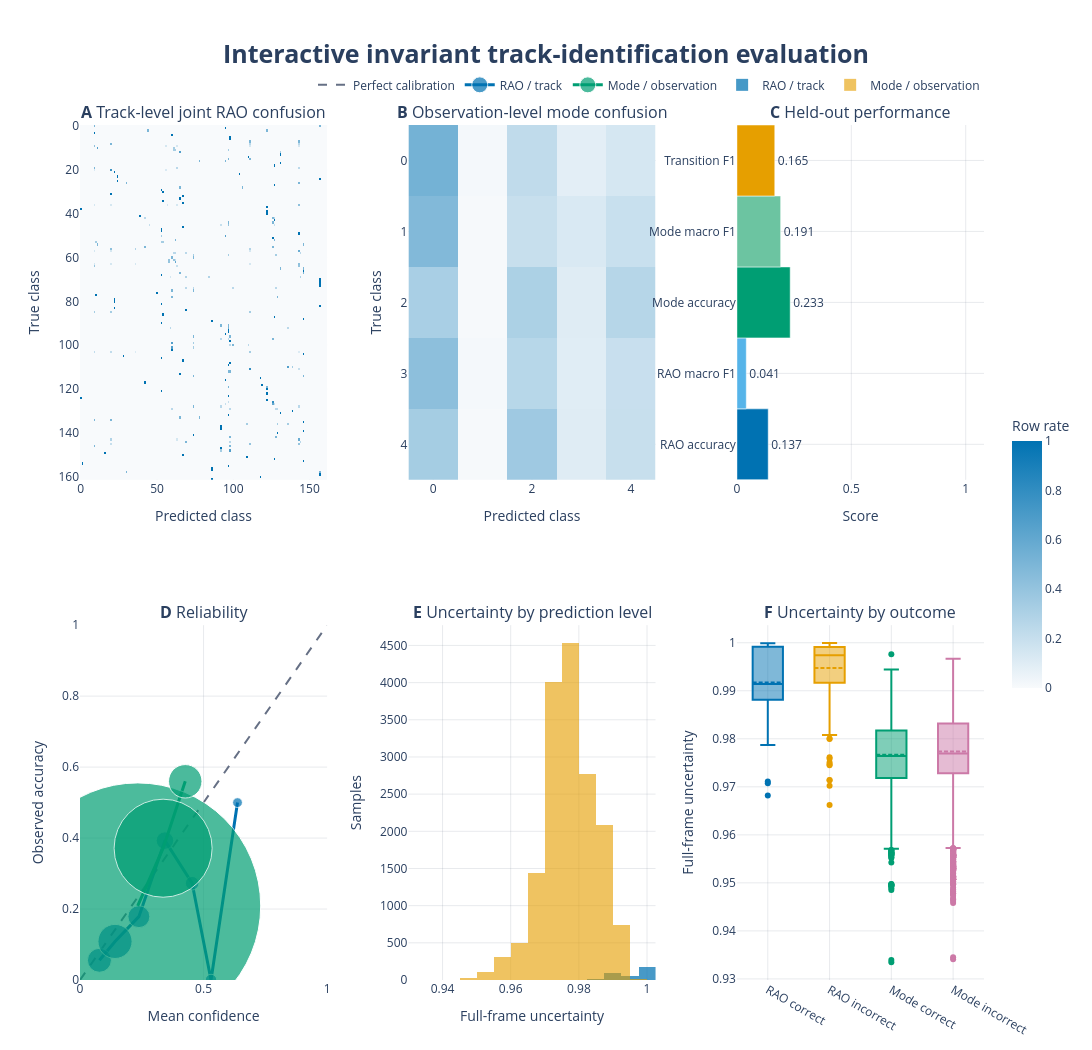

Notebook source saved alongside this figure:
### Code cell
# Interactive Plotly companion to the publication-grade hierarchical dashboard.
# HTML is self-contained; optional static export requires Kaleido (`pip install kaleido`).
import plotly.graph_objects as go
from plotly.subplots import make_subplots

PLOTLY_STATIC_EXPORT = False
PLOTLY_PALETTE = {"rao": "#0072B2", "mode": "#009E73", "transition": "#E69F00", "neutral": "#667085"}


def _reliability_points(probabilities: np.ndarray, truth: np.ndarray, bins: int = 10):
    confidence = probabilities.max(1)
    predicted = probabilities.argmax(1)
    edges = np.linspace(0, 1, bins + 1)
    rows = []
    for lower, upper in zip(edges[:-1], edges[1:]):
        selected = (confidence > lower) & (confidence <= upper)
        if selected.any():
            rows.append((confidence[selected].mean(), (predicted[selected] == truth[selected]).mean(), selected.sum()))
    return tuple(np.asarray(items) for items in zip(*rows)) if rows else (np.array([]), np.array([]), np.array([]))


rao_reliability_x, rao_reliability_y, rao_reliability_count = _reliability_points(
    rao_probabilities[test_track_indices], rao_truth
)
mode_reliability_x, mode_reliability_y, mode_reliability_count = _reliability_points(
    mode_probabilities[test_observation_positions], mode_truth
)
interactive_figure = make_subplots(
    rows=2, cols=3,
    subplot_titles=(
        "<b>A</b> Track-level joint RAO confusion", "<b>B</b> Observation-level mode confusion", "<b>C</b> Held-out performance",
        "<b>D</b> Reliability", "<b>E</b> Uncertainty by prediction level", "<b>F</b> Uncertainty by outcome",
    ),
    horizontal_spacing=.09, vertical_spacing=.17,
)
for matrix, row_rates, position in ((rao_cm, _row_normalise(rao_cm), (1, 1)), (mode_cm, _row_normalise(mode_cm), (1, 2))):
    interactive_figure.add_trace(go.Heatmap(
        z=row_rates, customdata=matrix, colorscale=[[0, "#F8FAFC"], [1, PLOTLY_PALETTE["rao"]]], zmin=0, zmax=1,
        colorbar={"title": "Row rate", "len": .34},
        hovertemplate="True class %{y}<br>Predicted class %{x}<br>Count %{customdata}<br>Row rate %{z:.3f}<extra></extra>",
        showscale=position == (1, 2),
    ), row=position[0], col=position[1])

metric_values = [dashboard_metrics[name] for name in metric_names]
interactive_figure.add_trace(go.Bar(
    x=metric_values, y=metric_labels, orientation="h", text=[f"{value:.3f}" for value in metric_values], textposition="outside",
    marker_color=list(metric_colours), hovertemplate="%{y}<br>Score %{x:.3f}<extra></extra>", showlegend=False,
), row=1, col=3)

interactive_figure.add_trace(go.Scatter(
    x=[0, 1], y=[0, 1], mode="lines", name="Perfect calibration", line={"color": PLOTLY_PALETTE["neutral"], "dash": "dash"}, hoverinfo="skip",
), row=2, col=1)
for x_values, y_values, counts, name, colour in (
    (rao_reliability_x, rao_reliability_y, rao_reliability_count, "RAO / track", PLOTLY_PALETTE["rao"]),
    (mode_reliability_x, mode_reliability_y, mode_reliability_count, "Mode / observation", PLOTLY_PALETTE["mode"]),
):
    interactive_figure.add_trace(go.Scatter(
        x=x_values, y=y_values, mode="lines+markers", name=name, customdata=counts,
        marker={"size": 7 + 2 * np.sqrt(counts), "color": colour, "line": {"color": "white", "width": 1}}, line={"color": colour, "width": 3},
        hovertemplate="Confidence %{x:.3f}<br>Accuracy %{y:.3f}<br>Samples %{customdata}<extra></extra>",
    ), row=2, col=1)

interactive_figure.add_trace(go.Histogram(x=rao_uncertainty, nbinsx=15, name="RAO / track", marker_color=PLOTLY_PALETTE["rao"], opacity=.72), row=2, col=2)
interactive_figure.add_trace(go.Histogram(x=mode_uncertainty, nbinsx=15, name="Mode / observation", marker_color=PLOTLY_PALETTE["transition"], opacity=.62), row=2, col=2)
rao_correct = rao_predicted == rao_truth
mode_correct = mode_predicted == mode_truth
for values, label, colour in (
    (rao_uncertainty[rao_correct], "RAO correct", PLOTLY_PALETTE["rao"]),
    (rao_uncertainty[~rao_correct], "RAO incorrect", PLOTLY_PALETTE["transition"]),
    (mode_uncertainty[mode_correct], "Mode correct", PLOTLY_PALETTE["mode"]),
    (mode_uncertainty[~mode_correct], "Mode incorrect", "#CC79A7"),
):
    if values.size:
        interactive_figure.add_trace(go.Box(y=values, name=label, boxmean=True, marker_color=colour, showlegend=False), row=2, col=3)

interactive_figure.update_xaxes(title_text="Predicted class", row=1, col=1)
interactive_figure.update_yaxes(title_text="True class", autorange="reversed", row=1, col=1)
interactive_figure.update_xaxes(title_text="Predicted class", row=1, col=2)
interactive_figure.update_yaxes(title_text="True class", autorange="reversed", row=1, col=2)
interactive_figure.update_xaxes(title_text="Score", range=[0, 1.08], row=1, col=3)
interactive_figure.update_xaxes(title_text="Mean confidence", range=[0, 1], row=2, col=1)
interactive_figure.update_yaxes(title_text="Observed accuracy", range=[0, 1], row=2, col=1)
interactive_figure.update_xaxes(title_text="Full-frame uncertainty", row=2, col=2)
interactive_figure.update_yaxes(title_text="Samples", row=2, col=2)
interactive_figure.update_yaxes(title_text="Full-frame uncertainty", row=2, col=3)
interactive_figure.update_layout(
    template="plotly_white", height=1050, width=1700, barmode="overlay",
    title={"text": "<b>Interactive invariant track-identification evaluation</b>", "x": .5, "xanchor": "center", "font": {"size": 25}},
    margin={"l": 80, "r": 80, "t": 125, "b": 70}, hovermode="closest",
    legend={"orientation": "h", "yanchor": "bottom", "y": 1.03, "xanchor": "right", "x": 1},
)
interactive_figure.update_xaxes(showgrid=True, gridcolor="rgba(102,112,133,.15)", zeroline=False)
interactive_figure.update_yaxes(showgrid=True, gridcolor="rgba(102,112,133,.15)", zeroline=False)
interactive_path = ARTIFACT_DIR / "track_identification_dashboard_interactive.html"
interactive_figure.write_html(interactive_path, include_plotlyjs=True, full_html=True)
if PLOTLY_STATIC_EXPORT:
    interactive_figure.write_image(ARTIFACT_DIR / "track_identification_dashboard_plotly.svg")
    interactive_figure.write_image(ARTIFACT_DIR / "track_identification_dashboard_plotly.png", width=1700, height=1050, scale=2)
interactive_figure.show(config={"displaylogo": False, "responsive": True, "toImageButtonOptions": {"format": "svg"}})
print(f"Interactive dashboard: {interactive_path}")

### Figure 1 — Plotly figure (JSON) as saved in the notebook; plotly's stock layout.template omitted (floating-point values rounded to 4 significant figures; data arrays with more than 128 entries replaced by an {"elided": "..."} marker saying what was removed)
{"data": [{"colorbar": {"len": 0.34, "title": {"text": "Row rate"}}, "colorscale": [[0, "#F8FAFC"], [1, "#0072B2"]], "customdata": {"elided": "162x162 int values"}, "hovertemplate": "True class %{y}<br>Predicted class %{x}<br>Count %{customdata}<br>Row rate %{z:.3f}<extra></extra>", "showscale": false, "z": {"elided": "162x162 float values"}, "zmax": 1, "zmin": 0, "type": "heatmap", "xaxis": "x", "yaxis": "y"}, {"colorbar": {"len": 0.34, "title": {"text": "Row rate"}}, "colorscale": [[0, "#F8FAFC"], [1, "#0072B2"]], "customdata": [[1939, 64, 821, 309, 510], [1706, 35, 710, 447, 699], [1013, 30, 973, 326, 854], [1290, 43, 778, 288, 582], [1037, 29, 1114, 320, 615]], "hovertemplate": "True class %{y}<br>Predicted class %{x}<br>Count %{customdata}<br>Row rate %{z:.3f}<extra></extra>", "showscale": true, "z": [[0.5323, 0.01757, 0.2254, 0.08482, 0.14], [0.4743, 0.00973, 0.1974, 0.1243, 0.1943], [0.317, 0.009387, 0.3044, 0.102, 0.2672], [0.4327, 0.01442, 0.261, 0.09661, 0.1952], [0.3329, 0.00931, 0.3576, 0.1027, 0.1974]], "zmax": 1, "zmin": 0, "type": "heatmap", "xaxis": "x2", "yaxis": "y2"}, {"hovertemplate": "%{y}<br>Score %{x:.3f}<extra></extra>", "marker": {"color": ["#0072B2", "#56B4E9", "#009E73", "#6CC4A1", "#E69F00"]}, "orientation": "h", "showlegend": false, "text": ["0.137", "0.041", "0.233", "0.191", "0.165"], "textposition": "outside", "x": [0.1369, 0.04101, 0.2329, 0.1912, 0.1655], "y": ["RAO accuracy", "RAO macro F1", "Mode accuracy", "Mode macro F1", "Transition F1"], "type": "bar", "xaxis": "x3", "yaxis": "y3"}, {"hoverinfo": "skip", "line": {"color": "#667085", "dash": "dash"}, "mode": "lines", "name": "Perfect calibration", "x": [0, 1], "y": [0, 1], "type": "scatter", "xaxis": "x4", "yaxis": "y4"}, {"customdata": [72, 184, 56, 28, 11, 5, 2], "hovertemplate": "Confidence %{x:.3f}<br>Accuracy %{y:.3f}<br>Samples %{customdata}<extra></extra>", "line": {"color": "#0072B2", "width": 3}, "marker": {"color": "#0072B2", "line": {"color": "white", "width": 1}, "size": [23.97, 34.13, 21.97, 17.58, 13.63, 11.47, 9.828]}, "mode": "lines+markers", "name": "RAO / track", "x": [0.07854, 0.1417, 0.2383, 0.3438, 0.4539, 0.5303, 0.6375], "y": [0.05556, 0.1087, 0.1786, 0.3929, 0.2727, 0.0, 0.5], "type": "scatter", "xaxis": "x4", "yaxis": "y4"}, {"customdata": [14284, 2073, 175], "hovertemplate": "Confidence %{x:.3f}<br>Accuracy %{y:.3f}<br>Samples %{customdata}<extra></extra>", "line": {"color": "#009E73", "width": 3}, "marker": {"color": "#009E73", "line": {"color": "white", "width": 1}, "size": [246.0, 98.06, 33.46]}, "mode": "lines+markers", "name": "Mode / observation", "x": [0.2335, 0.3364, 0.426], "y": [0.2088, 0.3714, 0.56], "type": "scatter", "xaxis": "x4", "yaxis": "y4"}, {"marker": {"color": "#0072B2"}, "name": "RAO / track", "nbinsx": 15, "opacity": 0.72, "x": {"elided": "358 float values"}, "type": "histogram", "xaxis": "x5", "yaxis": "y5"}, {"marker": {"color": "#E69F00"}, "name": "Mode / observation", "nbinsx": 15, "opacity": 0.62, "x": {"elided": "16532 float values"}, "type": "histogram", "xaxis": "x5", "yaxis": "y5"}, {"boxmean": true, "marker": {"color": "#0072B2"}, "name": "RAO correct", "showlegend": false, "y": [0.999, 0.9999, 0.9787, 0.9914, 0.9927, 0.9878, 0.9994, 0.9711, 0.9994, 0.9943, 0.9996, 0.9989, 0.9803, 0.9995, 0.9851, 0.9682, 0.9708, 0.9963, 0.9997, 0.9992, 0.9994, 0.9883, 0.9914, 0.9907, 0.9905, 0.9992, 0.9912, 0.989, 0.9898, 0.9871, 0.9899, 0.9993, 0.9936, 0.9884, 0.9901, 0.9869, 0.9991, 0.9991, 0.9876, 0.9992, 0.9915, 0.9994, 0.9855, 0.9903, 0.9836, 0.9956, 0.9995, 0.9901, 0.9992], "type": "box", "xaxis": "x6", "yaxis": "y6"}, {"boxmean": true, "marker": {"color": "#E69F00"}, "name": "RAO incorrect", "showlegend": false, "y": {"elided": "309 float values"}, "type": "box", "xaxis": "x6", "yaxis": "y6"}, {"boxmean": true, "marker": {"color": "#009E73"}, "name": "Mode correct", "showlegend": false, "y": {"elided": "3850 float values"}, "type": "box", "xaxis": "x6", "yaxis": "y6"}, {"boxmean": true, "marker": {"color": "#CC79A7"}, "name": "Mode incorrect", "showlegend": false, "y": {"elided": "12682 float values"}, "type": "box", "xaxis": "x6", "yaxis": "y6"}], "layout": {"xaxis": {"anchor": "y", "domain": [0.0, 0.2733], "title": {"text": "Predicted class"}, "showgrid": true, "gridcolor": "rgba(102,112,133,.15)", "zeroline": false}, "yaxis": {"anchor": "x", "domain": [0.585, 1.0], "title": {"text": "True class"}, "autorange": "reversed", "showgrid": true, "gridcolor": "rgba(102,112,133,.15)", "zeroline": false}, "xaxis2": {"anchor": "y2", "domain": [0.3633, 0.6367], "title": {"text": "Predicted class"}, "showgrid": true, "gridcolor": "rgba(102,112,133,.15)", "zeroline": false}, "yaxis2": {"anchor": "x2", "domain": [0.585, 1.0], "title": {"text": "True class"}, "autorange": "reversed", "showgrid": true, "gridcolor": "rgba(102,112,133,.15)", "zeroline": false}, "xaxis3": {"anchor": "y3", "domain": [0.7267, 1.0], "title": {"text": "Score"}, "range": [0, 1.08], "showgrid": true, "gridcolor": "rgba(102,112,133,.15)", "zeroline": false}, "yaxis3": {"anchor": "x3", "domain": [0.585, 1.0], "showgrid": true, "gridcolor": "rgba(102,112,133,.15)", "zeroline": false}, "xaxis4": {"anchor": "y4", "domain": [0.0, 0.2733], "title": {"text": "Mean confidence"}, "range": [0, 1], "showgrid": true, "gridcolor": "rgba(102,112,133,.15)", "zeroline": false}, "yaxis4": {"anchor": "x4", "domain": [0.0, 0.415], "title": {"text": "Observed accuracy"}, "range": [0, 1], "showgrid": true, "gridcolor": "rgba(102,112,133,.15)", "zeroline": false}, "xaxis5": {"anchor": "y5", "domain": [0.3633, 0.6367], "title": {"text": "Full-frame uncertainty"}, "showgrid": true, "gridcolor": "rgba(102,112,133,.15)", "zeroline": false}, "yaxis5": {"anchor": "x5", "domain": [0.0, 0.415], "title": {"text": "Samples"}, "showgrid": true, "gridcolor": "rgba(102,112,133,.15)", "zeroline": false}, "xaxis6": {"anchor": "y6", "domain": [0.7267, 1.0], "showgrid": true, "gridcolor": "rgba(102,112,133,.15)", "zeroline": false}, "yaxis6": {"anchor": "x6", "domain": [0.0, 0.415], "title": {"text": "Full-frame uncertainty"}, "showgrid": true, "gridcolor": "rgba(102,112,133,.15)", "zeroline": false}, "annotations": [{"font": {"size": 16}, "showarrow": false, "text": "<b>A</b> Track-level joint RAO confusion", "x": 0.1367, "xanchor": "center", "xref": "paper", "y": 1.0, "yanchor": "bottom", "yref": "paper"}, {"font": {"size": 16}, "showarrow": false, "text": "<b>B</b> Observation-level mode confusion", "x": 0.5, "xanchor": "center", "xref": "paper", "y": 1.0, "yanchor": "bottom", "yref": "paper"}, {"font": {"size": 16}, "showarrow": false, "text": "<b>C</b> Held-out performance", "x": 0.8633, "xanchor": "center", "xref": "paper", "y": 1.0, "yanchor": "bottom", "yref": "paper"}, {"font": {"size": 16}, "showarrow": false, "text": "<b>D</b> Reliability", "x": 0.1367, "xanchor": "center", "xref": "paper", "y": 0.415, "yanchor": "bottom", "yref": "paper"}, {"font": {"size": 16}, "showarrow": false, "text": "<b>E</b> Uncertainty by prediction level", "x": 0.5, "xanchor": "center", "xref": "paper", "y": 0.415, "yanchor": "bottom", "yref": "paper"}, {"font": {"size": 16}, "showarrow": false, "text": "<b>F</b> Uncertainty by outcome", "x": 0.8633, "xanchor": "center", "xref": "paper", "y": 0.415, "yanchor": "bottom", "yref": "paper"}], "title": {"font": {"size": 25}, "text": "<b>Interactive invariant track-identification evaluation</b>", "x": 0.5, "xanchor": "center"}, "margin": {"l": 80, "r": 80, "t": 125, "b": 70}, "legend": {"orientation": "h", "yanchor": "bottom", "y": 1.03, "xanchor": "right", "x": 1}, "height": 1050, "width": 1700, "barmode": "overlay", "hovermode": "closest"}}
